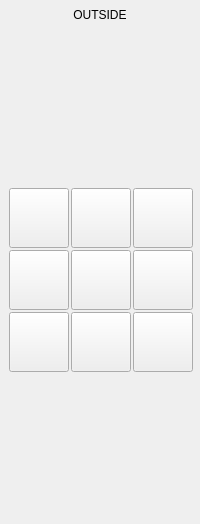
           <widget class="QWidget" name="page_outside">
            <property name="minimumSize">
             <size>
              <width>0</width>
              <height>0</height>
             </size>
            </property>
            <layout class="QVBoxLayout" name="verticalLayout_7">
             <property name="spacing">
              <number>6</number>
             </property>
             <property name="leftMargin">
              <number>0</number>
             </property>
             <property name="topMargin">
              <number>0</number>
             </property>
             <property name="rightMargin">
              <number>0</number>
             </property>
             <property name="bottomMargin">
              <number>0</number>
             </property>
             <item>
              <widget class="QLabel" name="label_outside_measure">
               <property name="sizePolicy">
                <sizepolicy hsizetype="Preferred" vsizetype="Fixed">
                 <horstretch>0</horstretch>
                 <verstretch>0</verstretch>
                </sizepolicy>
               </property>
               <property name="minimumSize">
                <size>
                 <width>0</width>
                 <height>30</height>
                </size>
               </property>
               <property name="maximumSize">
                <size>
                 <width>16777215</width>
                 <height>30</height>
                </size>
               </property>
               <property name="text">
                <string>OUTSIDE</string>
               </property>
               <property name="alignment">
                <set>Qt::AlignCenter</set>
               </property>
              </widget>
             </item>
             <item>
              <spacer name="verticalSpacer">
               <property name="orientation">
                <enum>Qt::Vertical</enum>
               </property>
               <property name="sizeType">
                <enum>QSizePolicy::Preferred</enum>
               </property>
               <property name="sizeHint" stdset="0">
                <size>
                 <width>0</width>
                 <height>152</height>
                </size>
               </property>
              </spacer>
             </item>
             <item>
              <widget class="QWidget" name="widget_outside_btns" native="true">
               <property name="sizePolicy">
                <sizepolicy hsizetype="Preferred" vsizetype="Preferred">
                 <horstretch>0</horstretch>
                 <verstretch>0</verstretch>
                </sizepolicy>
               </property>
               <property name="minimumSize">
                <size>
                 <width>0</width>
                 <height>0</height>
                </size>
               </property>
               <property name="maximumSize">
                <size>
                 <width>16777215</width>
                 <height>1677215</height>
                </size>
               </property>
               <layout class="QGridLayout" name="gridLayout_3">
                <property name="leftMargin">
                 <number>1</number>
                </property>
                <property name="topMargin">
                 <number>0</number>
                </property>
                <property name="rightMargin">
                 <number>0</number>
                </property>
                <property name="bottomMargin">
                 <number>0</number>
                </property>
                <property name="spacing">
                 <number>2</number>
                </property>
                <item row="2" column="0">
                 <spacer name="horizontalSpacer_2">
                  <property name="orientation">
                   <enum>Qt::Horizontal</enum>
                  </property>
                  <property name="sizeType">
                   <enum>QSizePolicy::Expanding</enum>
                  </property>
                  <property name="sizeHint" stdset="0">
                   <size>
                    <width>0</width>
                    <height>0</height>
                   </size>
                  </property>
                 </spacer>
                </item>
                <item row="3" column="3">
                 <widget class="PushButton" name="pbtn_outside_xmyp">
                  <property name="sizePolicy">
                   <sizepolicy hsizetype="Fixed" vsizetype="Fixed">
                    <horstretch>0</horstretch>
                    <verstretch>0</verstretch>
                   </sizepolicy>
                  </property>
                  <property name="minimumSize">
                   <size>
                    <width>60</width>
                    <height>60</height>
                   </size>
                  </property>
                  <property name="maximumSize">
                   <size>
                    <width>120</width>
                    <height>120</height>
                   </size>
                  </property>
                  <property name="sizeIncrement">
                   <size>
                    <width>0</width>
                    <height>0</height>
                   </size>
                  </property>
                  <property name="baseSize">
                   <size>
                    <width>0</width>
                    <height>0</height>
                   </size>
                  </property>
                  <property name="toolTip">
                   <string>Probe Outside Edges, Finish At Corner</string>
                  </property>
                  <property name="text">
                   <string/>
                  </property>
                  <property name="icon">
                   <iconset>
                    <normaloff>../images/probe_icons/X-Y+.png</normaloff>../images/probe_icons/X-Y+.png</iconset>
                  </property>
                  <property name="iconSize">
                   <size>
                    <width>120</width>
                    <height>120</height>
                   </size>
                  </property>
                  <property name="checkable">
                   <bool>false</bool>
                  </property>
                  <property name="checked">
                   <bool>false</bool>
                  </property>
                  <property name="indicator_option" stdset="0">
                   <bool>false</bool>
                  </property>
                  <property name="probe" stdset="0">
                   <string>probe_outside_xmyp</string>
                  </property>
                  <attribute name="buttonGroup">
                   <string notr="true">outside_buttonGroup</string>
                  </attribute>
                 </widget>
                </item>
                <item row="3" column="2">
                 <widget class="PushButton" name="pbtn_outside_yp">
                  <property name="sizePolicy">
                   <sizepolicy hsizetype="Fixed" vsizetype="Fixed">
                    <horstretch>0</horstretch>
                    <verstretch>0</verstretch>
                   </sizepolicy>
                  </property>
                  <property name="minimumSize">
                   <size>
                    <width>60</width>
                    <height>60</height>
                   </size>
                  </property>
                  <property name="maximumSize">
                   <size>
                    <width>120</width>
                    <height>120</height>
                   </size>
                  </property>
                  <property name="sizeIncrement">
                   <size>
                    <width>0</width>
                    <height>0</height>
                   </size>
                  </property>
                  <property name="toolTip">
                   <string>Probe Outside Y Edge, Positive Direction, Finish At Edge</string>
                  </property>
                  <property name="text">
                   <string/>
                  </property>
                  <property name="icon">
                   <iconset>
                    <normaloff>../images/probe_icons/Y+.png</normaloff>../images/probe_icons/Y+.png</iconset>
                  </property>
                  <property name="iconSize">
                   <size>
                    <width>120</width>
                    <height>120</height>
                   </size>
                  </property>
                  <property name="checkable">
                   <bool>false</bool>
                  </property>
                  <property name="checked">
                   <bool>false</bool>
                  </property>
                  <property name="indicator_option" stdset="0">
                   <bool>false</bool>
                  </property>
                  <property name="probe" stdset="0">
                   <string>probe_yp</string>
                  </property>
                  <attribute name="buttonGroup">
                   <string notr="true">outside_buttonGroup</string>
                  </attribute>
                 </widget>
                </item>
                <item row="2" column="3">
                 <widget class="PushButton" name="pbtn_outside_xm">
                  <property name="sizePolicy">
                   <sizepolicy hsizetype="Fixed" vsizetype="Fixed">
                    <horstretch>0</horstretch>
                    <verstretch>0</verstretch>
                   </sizepolicy>
                  </property>
                  <property name="minimumSize">
                   <size>
                    <width>60</width>
                    <height>60</height>
                   </size>
                  </property>
                  <property name="maximumSize">
                   <size>
                    <width>120</width>
                    <height>120</height>
                   </size>
                  </property>
                  <property name="sizeIncrement">
                   <size>
                    <width>0</width>
                    <height>0</height>
                   </size>
                  </property>
                  <property name="toolTip">
                   <string>Probe Outside X Edge, Negative Direction, Finish At Edge</string>
                  </property>
                  <property name="text">
                   <string/>
                  </property>
                  <property name="icon">
                   <iconset>
                    <normaloff>../images/probe_icons/X-.png</normaloff>../images/probe_icons/X-.png</iconset>
                  </property>
                  <property name="iconSize">
                   <size>
                    <width>120</width>
                    <height>120</height>
                   </size>
                  </property>
                  <property name="checkable">
                   <bool>false</bool>
                  </property>
                  <property name="checked">
                   <bool>false</bool>
                  </property>
                  <property name="indicator_option" stdset="0">
                   <bool>false</bool>
                  </property>
                  <property name="probe" stdset="0">
                   <string>probe_xm</string>
                  </property>
                  <attribute name="buttonGroup">
                   <string notr="true">outside_buttonGroup</string>
                  </attribute>
                 </widget>
                </item>
                <item row="1" column="2">
                 <widget class="PushButton" name="pbtn_outside_ym">
                  <property name="sizePolicy">
                   <sizepolicy hsizetype="Fixed" vsizetype="Fixed">
                    <horstretch>0</horstretch>
                    <verstretch>0</verstretch>
                   </sizepolicy>
                  </property>
                  <property name="minimumSize">
                   <size>
                    <width>60</width>
                    <height>60</height>
                   </size>
                  </property>
                  <property name="maximumSize">
                   <size>
                    <width>120</width>
                    <height>120</height>
                   </size>
                  </property>
                  <property name="sizeIncrement">
                   <size>
                    <width>0</width>
                    <height>0</height>
                   </size>
                  </property>
                  <property name="toolTip">
                   <string>Probe Outside Y Edge, Negative Direction, Finish At Edge</string>
                  </property>
                  <property name="text">
                   <string/>
                  </property>
                  <property name="icon">
                   <iconset>
                    <normaloff>../images/probe_icons/Y-.png</normaloff>../images/probe_icons/Y-.png</iconset>
                  </property>
                  <property name="iconSize">
                   <size>
                    <width>120</width>
                    <height>120</height>
                   </size>
                  </property>
                  <property name="checkable">
                   <bool>false</bool>
                  </property>
                  <property name="checked">
                   <bool>false</bool>
                  </property>
                  <property name="indicator_option" stdset="0">
                   <bool>false</bool>
                  </property>
                  <property name="probe" stdset="0">
                   <string>probe_ym</string>
                  </property>
                  <attribute name="buttonGroup">
                   <string notr="true">outside_buttonGroup</string>
                  </attribute>
                 </widget>
                </item>
                <item row="2" column="2">
                 <widget class="PushButton" name="pbtn_outside_center">
                  <property name="sizePolicy">
                   <sizepolicy hsizetype="Fixed" vsizetype="Fixed">
                    <horstretch>0</horstretch>
                    <verstretch>0</verstretch>
                   </sizepolicy>
                  </property>
                  <property name="minimumSize">
                   <size>
                    <width>60</width>
                    <height>60</height>
                   </size>
                  </property>
                  <property name="maximumSize">
                   <size>
                    <width>120</width>
                    <height>120</height>
                   </size>
                  </property>
                  <property name="sizeIncrement">
                   <size>
                    <width>0</width>
                    <height>0</height>
                   </size>
                  </property>
                  <property name="font">
                   <font>
                    <pointsize>8</pointsize>
                   </font>
                  </property>
                  <property name="toolTip">
                   <string>Probe All Outside Edges, Finish In Center</string>
                  </property>
                  <property name="text">
                   <string/>
                  </property>
                  <property name="icon">
                   <iconset>
                    <normaloff>../images/probe_icons/xy_center.png</normaloff>../images/probe_icons/xy_center.png</iconset>
                  </property>
                  <property name="iconSize">
                   <size>
                    <width>120</width>
                    <height>120</height>
                   </size>
                  </property>
                  <property name="checkable">
                   <bool>false</bool>
                  </property>
                  <property name="checked">
                   <bool>false</bool>
                  </property>
                  <property name="indicator_option" stdset="0">
                   <bool>false</bool>
                  </property>
                  <property name="probe" stdset="0">
                   <string>probe_outside_xy_boss</string>
                  </property>
                  <attribute name="buttonGroup">
                   <string notr="true">outside_buttonGroup</string>
                  </attribute>
                 </widget>
                </item>
                <item row="2" column="1">
                 <widget class="PushButton" name="pbtn_outside_xp">
                  <property name="sizePolicy">
                   <sizepolicy hsizetype="Fixed" vsizetype="Fixed">
                    <horstretch>0</horstretch>
                    <verstretch>0</verstretch>
                   </sizepolicy>
                  </property>
                  <property name="minimumSize">
                   <size>
                    <width>60</width>
                    <height>60</height>
                   </size>
                  </property>
                  <property name="maximumSize">
                   <size>
                    <width>120</width>
                    <height>120</height>
                   </size>
                  </property>
                  <property name="sizeIncrement">
                   <size>
                    <width>0</width>
                    <height>0</height>
                   </size>
                  </property>
                  <property name="toolTip">
                   <string>Probe Outside X Edge, Positive Direction, Finish At Edge</string>
                  </property>
                  <property name="text">
                   <string/>
                  </property>
                  <property name="icon">
                   <iconset>
                    <normaloff>../images/probe_icons/X+.png</normaloff>../images/probe_icons/X+.png</iconset>
                  </property>
                  <property name="iconSize">
                   <size>
                    <width>120</width>
                    <height>120</height>
                   </size>
                  </property>
                  <property name="checkable">
                   <bool>false</bool>
                  </property>
                  <property name="checked">
                   <bool>false</bool>
                  </property>
                  <property name="indicator_option" stdset="0">
                   <bool>false</bool>
                  </property>
                  <property name="probe" stdset="0">
                   <string>probe_xp</string>
                  </property>
                  <attribute name="buttonGroup">
                   <string notr="true">outside_buttonGroup</string>
                  </attribute>
                 </widget>
                </item>
                <item row="1" column="3">
                 <widget class="PushButton" name="pbtn_outside_xmym">
                  <property name="sizePolicy">
                   <sizepolicy hsizetype="Fixed" vsizetype="Fixed">
                    <horstretch>0</horstretch>
                    <verstretch>0</verstretch>
                   </sizepolicy>
                  </property>
                  <property name="minimumSize">
                   <size>
                    <width>60</width>
                    <height>60</height>
                   </size>
                  </property>
                  <property name="maximumSize">
                   <size>
                    <width>120</width>
                    <height>120</height>
                   </size>
                  </property>
                  <property name="sizeIncrement">
                   <size>
                    <width>0</width>
                    <height>0</height>
                   </size>
                  </property>
                  <property name="toolTip">
                   <string>Probe Outside Edges, Finish At Corner</string>
                  </property>
                  <property name="text">
                   <string/>
                  </property>
                  <property name="icon">
                   <iconset>
                    <normaloff>../images/probe_icons/X-Y-.png</normaloff>../images/probe_icons/X-Y-.png</iconset>
                  </property>
                  <property name="iconSize">
                   <size>
                    <width>120</width>
                    <height>120</height>
                   </size>
                  </property>
                  <property name="checkable">
                   <bool>false</bool>
                  </property>
                  <property name="checked">
                   <bool>false</bool>
                  </property>
                  <property name="indicator_option" stdset="0">
                   <bool>false</bool>
                  </property>
                  <property name="probe" stdset="0">
                   <string>probe_outside_xmym</string>
                  </property>
                  <attribute name="buttonGroup">
                   <string notr="true">outside_buttonGroup</string>
                  </attribute>
                 </widget>
                </item>
                <item row="1" column="1">
                 <widget class="PushButton" name="pbtn_outside_xpym">
                  <property name="sizePolicy">
                   <sizepolicy hsizetype="Fixed" vsizetype="Fixed">
                    <horstretch>0</horstretch>
                    <verstretch>0</verstretch>
                   </sizepolicy>
                  </property>
                  <property name="minimumSize">
                   <size>
                    <width>60</width>
                    <height>60</height>
                   </size>
                  </property>
                  <property name="maximumSize">
                   <size>
                    <width>120</width>
                    <height>120</height>
                   </size>
                  </property>
                  <property name="sizeIncrement">
                   <size>
                    <width>0</width>
                    <height>0</height>
                   </size>
                  </property>
                  <property name="toolTip">
                   <string>Probe Outside Edges, Finish At Corner</string>
                  </property>
                  <property name="text">
                   <string/>
                  </property>
                  <property name="icon">
                   <iconset>
                    <normaloff>../images/probe_icons/X+Y-.png</normaloff>../images/probe_icons/X+Y-.png</iconset>
                  </property>
                  <property name="iconSize">
                   <size>
                    <width>120</width>
                    <height>120</height>
                   </size>
                  </property>
                  <property name="checkable">
                   <bool>false</bool>
                  </property>
                  <property name="checked">
                   <bool>false</bool>
                  </property>
                  <property name="indicator_option" stdset="0">
                   <bool>false</bool>
                  </property>
                  <property name="probe" stdset="0">
                   <string>probe_outside_xpym</string>
                  </property>
                  <attribute name="buttonGroup">
                   <string notr="true">outside_buttonGroup</string>
                  </attribute>
                 </widget>
                </item>
                <item row="3" column="1">
                 <widget class="PushButton" name="pbtn_outside_xpyp">
                  <property name="sizePolicy">
                   <sizepolicy hsizetype="Fixed" vsizetype="Fixed">
                    <horstretch>0</horstretch>
                    <verstretch>0</verstretch>
                   </sizepolicy>
                  </property>
                  <property name="minimumSize">
                   <size>
                    <width>60</width>
                    <height>60</height>
                   </size>
                  </property>
                  <property name="maximumSize">
                   <size>
                    <width>120</width>
                    <height>120</height>
                   </size>
                  </property>
                  <property name="sizeIncrement">
                   <size>
                    <width>0</width>
                    <height>0</height>
                   </size>
                  </property>
                  <property name="toolTip">
                   <string>Probe Outside Edges, Finish At Corner</string>
                  </property>
                  <property name="text">
                   <string/>
                  </property>
                  <property name="icon">
                   <iconset>
                    <normaloff>../images/probe_icons/X+Y+.png</normaloff>../images/probe_icons/X+Y+.png</iconset>
                  </property>
                  <property name="iconSize">
                   <size>
                    <width>120</width>
                    <height>120</height>
                   </size>
                  </property>
                  <property name="checkable">
                   <bool>false</bool>
                  </property>
                  <property name="checked">
                   <bool>false</bool>
                  </property>
                  <property name="indicator_option" stdset="0">
                   <bool>false</bool>
                  </property>
                  <property name="probe" stdset="0">
                   <string>probe_outside_xpyp</string>
                  </property>
                  <attribute name="buttonGroup">
                   <string notr="true">outside_buttonGroup</string>
                  </attribute>
                 </widget>
                </item>
                <item row="2" column="4">
                 <spacer name="horizontalSpacer">
                  <property name="orientation">
                   <enum>Qt::Horizontal</enum>
                  </property>
                  <property name="sizeType">
                   <enum>QSizePolicy::Expanding</enum>
                  </property>
                  <property name="sizeHint" stdset="0">
                   <size>
                    <width>0</width>
                    <height>0</height>
                   </size>
                  </property>
                 </spacer>
                </item>
               </layout>
              </widget>
             </item>
             <item>
              <spacer name="verticalSpacer_6">
               <property name="orientation">
                <enum>Qt::Vertical</enum>
               </property>
               <property name="sizeType">
                <enum>QSizePolicy::Preferred</enum>
               </property>
               <property name="sizeHint" stdset="0">
                <size>
                 <width>0</width>
                 <height>152</height>
                </size>
               </property>
              </spacer>
             </item>
            </layout>
           </widget>
